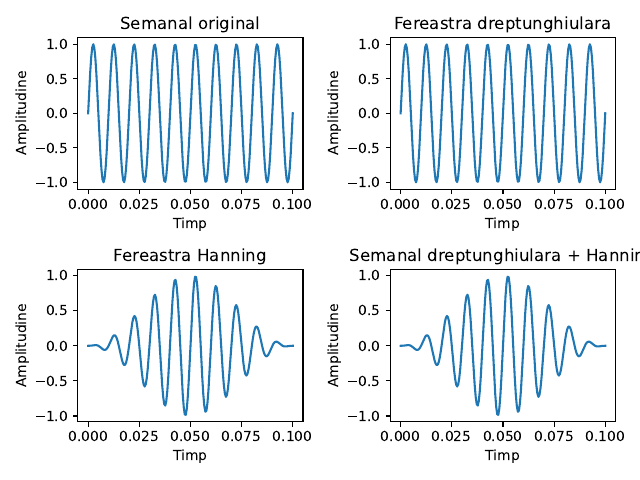

This chart was generated by the following Python code:
import numpy as np
import matplotlib.pyplot as plt


def rectangular_window(N):
    return np.ones(N)


def hanning_window(N):
    return 0.5 * (1 - np.cos(2 * np.pi * np.arange(N) / (N - 1)))


def main():
    N = 200
    f = 100
    a = 1
    phi = 0
    t = np.linspace(0, 0.1, N)
    x = a * np.sin(2 * np.pi * f * t + phi)
    
    rect_window = rectangular_window(N)
    hann_window = hanning_window(N)


    fig, axs = plt.subplots(2, 2)

    axs[0, 0].plot(t, x)
    axs[0, 0].set_title("Semanal original")
    axs[0, 0].set_xlabel("Timp")
    axs[0, 0].set_ylabel("Amplitudine")
    
    axs[0, 1].plot(t, x * rect_window)
    axs[0, 1].set_title("Fereastra dreptunghiulara")
    axs[0, 1].set_xlabel("Timp")
    axs[0, 1].set_ylabel("Amplitudine")

    axs[1, 0].plot(t, x * hann_window)
    axs[1, 0].set_title("Fereastra Hanning")
    axs[1, 0].set_xlabel("Timp")
    axs[1, 0].set_ylabel("Amplitudine")

    axs[1, 1].plot(t, x * rect_window * hann_window)
    axs[1, 1].set_title("Semanal dreptunghiulara + Hanning")
    axs[1, 1].set_xlabel("Timp")
    axs[1, 1].set_ylabel("Amplitudine")

    plt.tight_layout();
    plt.savefig("ex3.png", format="png")
    plt.savefig("ex3.pdf", format="pdf")
    plt.show()

if __name__ == "__main__":
    main()



